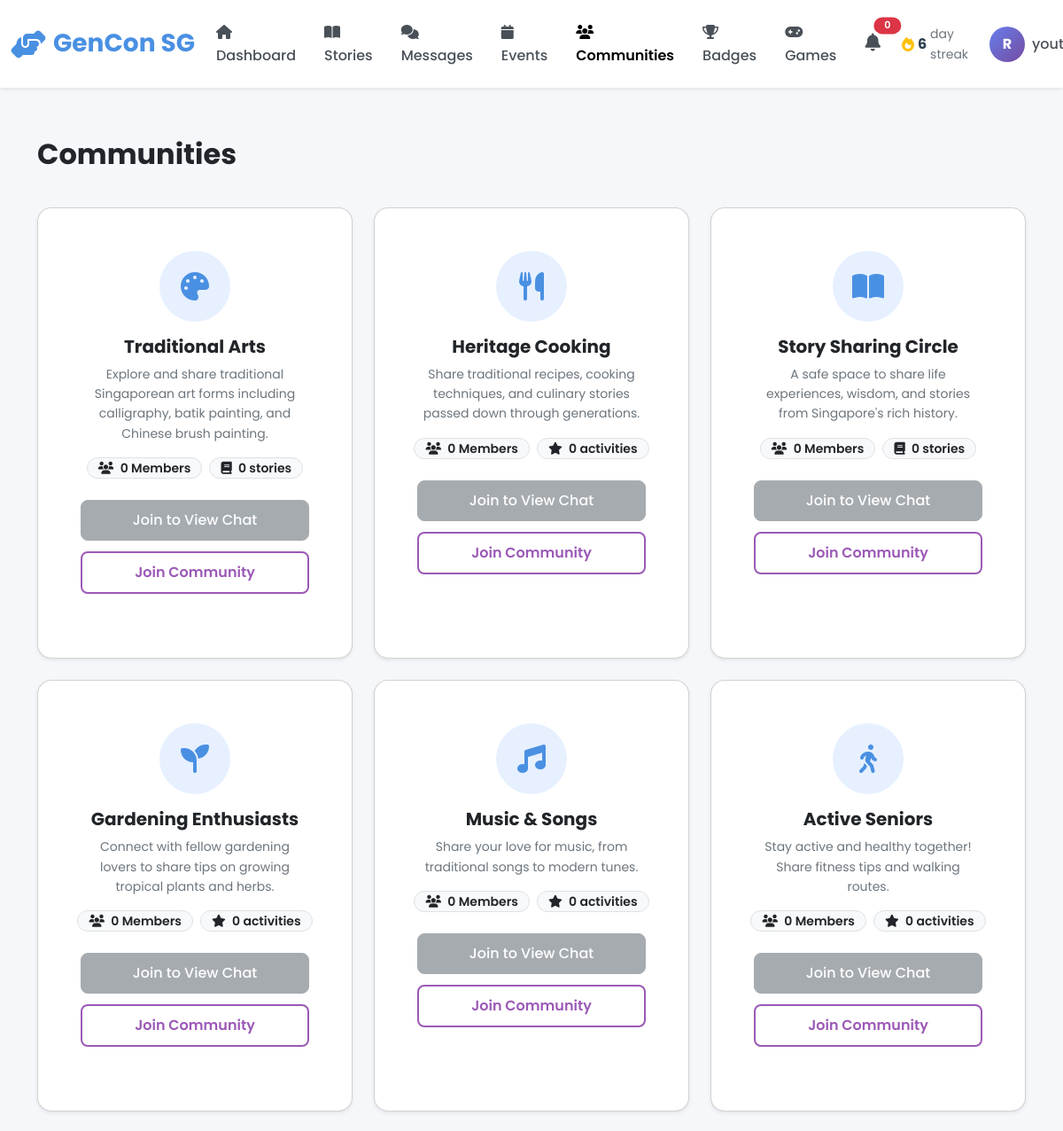
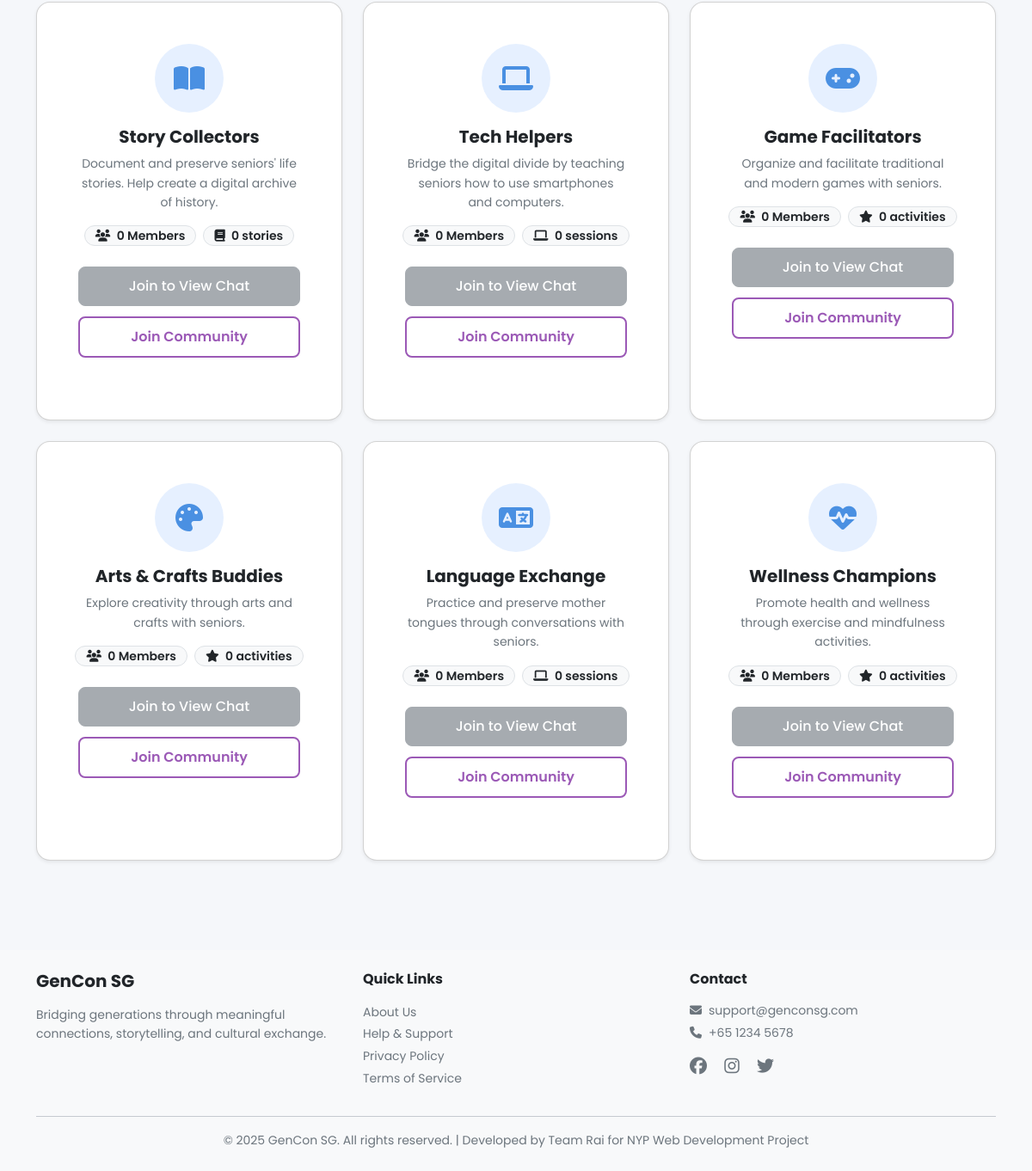
Page /youth/communities (signed in) on the earlier database version (2 pictures, top to bottom).
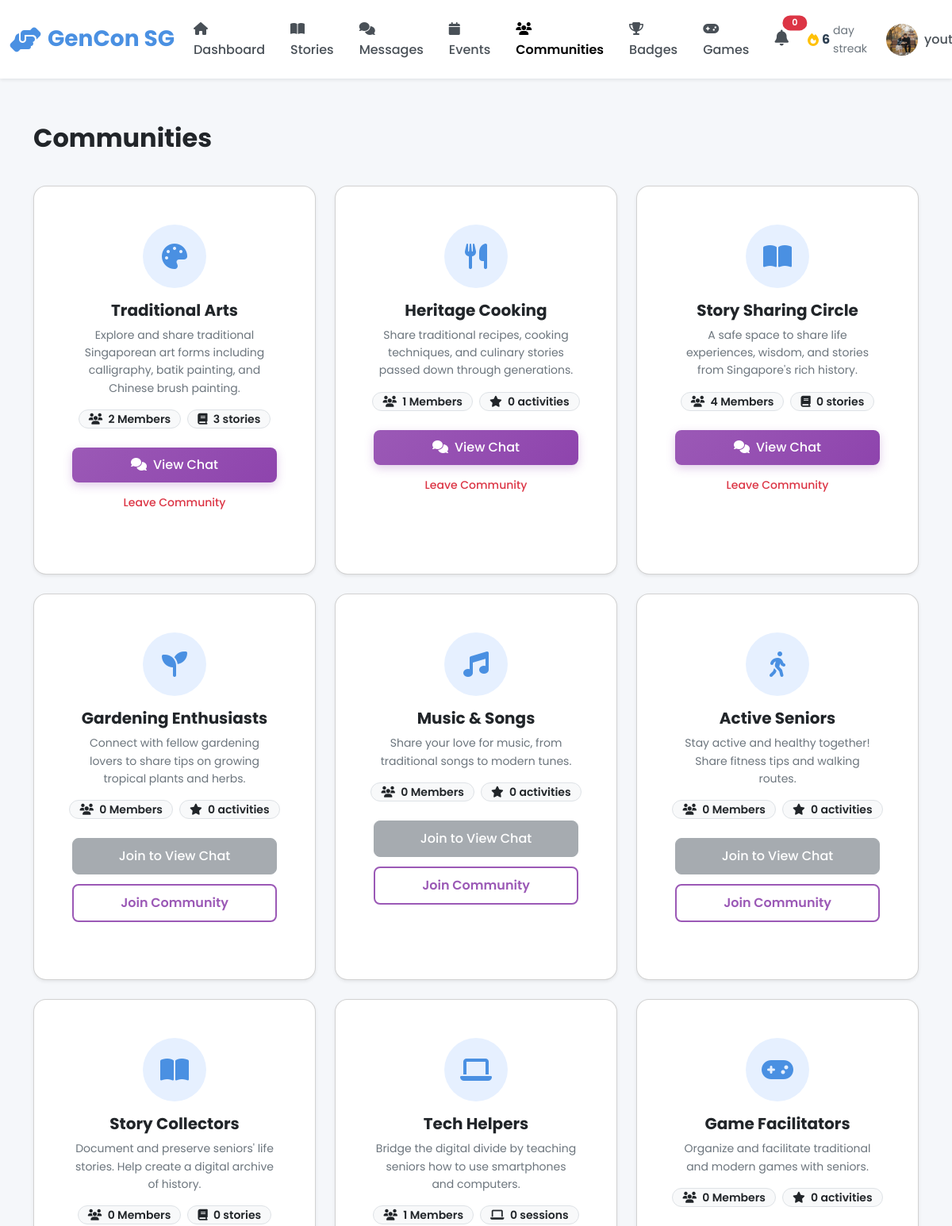
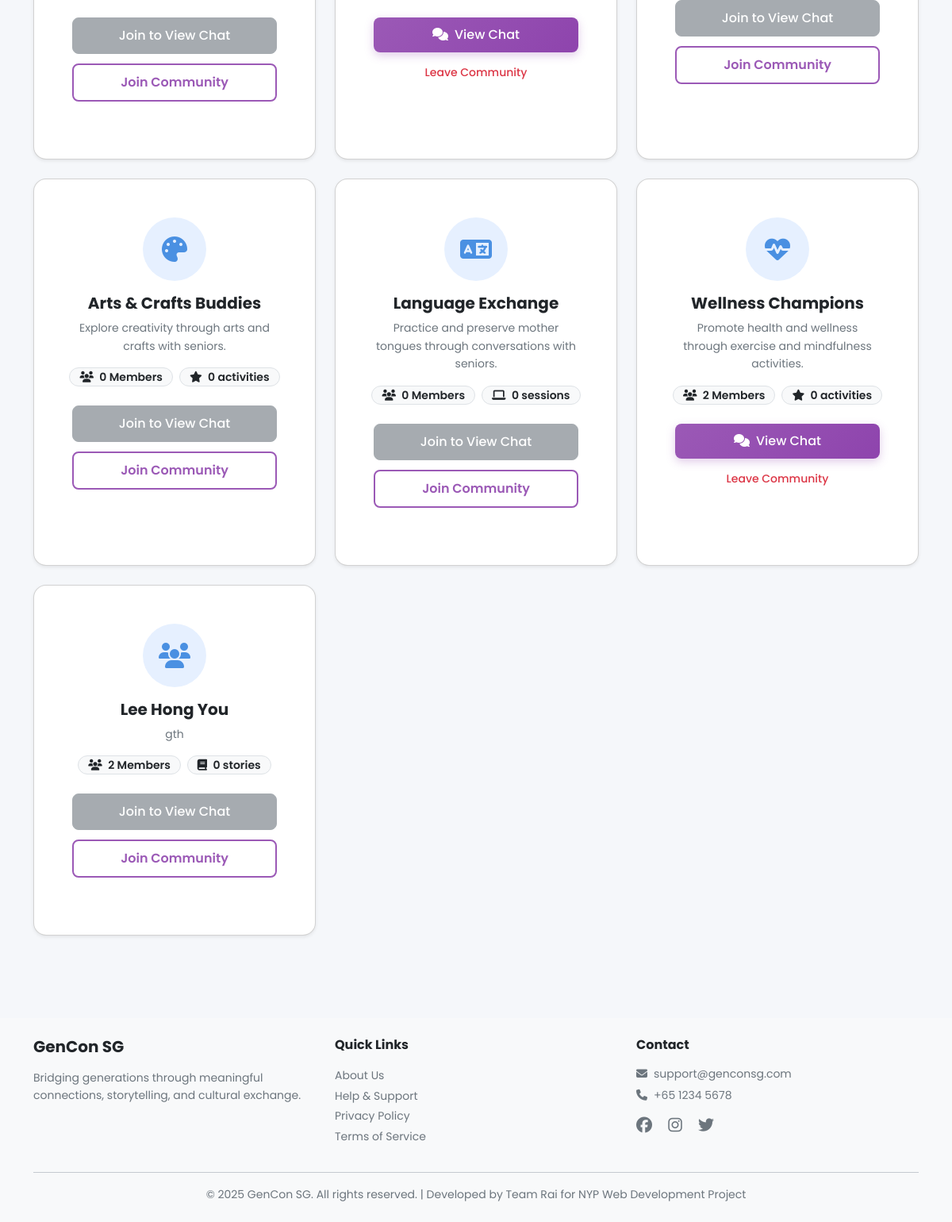
Same page on the later database version (2 pictures, top to bottom).
### models.py (models this page shows, shortened)
class Community(db.Model):
    __tablename__ = 'communities'
    id = db.Column(db.Integer, primary_key=True)
    name = db.Column(db.String(100), nullable=False, unique=True)
    type = db.Column(db.String(20), nullable=False)  # Story, Hobby, Learning
    description = db.Column(db.Text)
    rules = db.Column(db.Text)
    icon = db.Column(db.String(50), default='fas fa-users')
    banner_class = db.Column(db.String(50), default='default')
    tags = db.Column(db.String(255))  # Comma separated tags
    photo_url = db.Column(db.String(255))
    member_count = db.Column(db.Integer, default=0)
    created_by = db.Column(db.Integer, db.ForeignKey('users.id'), nullable=False)
    created_at = db.Column(db.DateTime, default=datetime.utcnow, nullable=False)
    creator = db.relationship('User')
    members = db.relationship('CommunityMember', back_populates='community',
                             lazy='dynamic', cascade='all, delete-orphan')
    posts = db.relationship('CommunityPost', back_populates='community',
                           lazy='dynamic', cascade='all, delete-orphan')

### blueprints/youth.py (the view)
@youth_bp.route('/communities')
@login_required
def communities():
    all_communities = Community.query.all()
    user_id = session['user_id']
    for comm in all_communities:
        comm.is_joined = CommunityMember.query.filter_by(
            community_id=comm.id,
            user_id=user_id
        ).first() is not None
        if comm.type == 'Story':
            comm.stat_label = 'stories'
            comm.stat_icon = 'fas fa-book'
        elif comm.type == 'Learning':
            comm.stat_label = 'sessions'
            comm.stat_icon = 'fas fa-laptop'
        elif comm.type == 'Hobby':
            comm.stat_label = 'activities'
            comm.stat_icon = 'fas fa-star'
        else:
            comm.stat_label = 'posts'
            comm.stat_icon = 'fas fa-comment'
        comm.stat_count = comm.posts.count()
    return render_template('youth/communities.html', communities=all_communities)

### templates/youth/communities.html (shortened to what this page needs)
{% extends "base.html" %}
{% block body_class %}youth-dashboard{% endblock %}
{% block content %}
<div class="container py-4">
    <div class="d-flex justify-content-between align-items-center mb-4">
        <h2>Communities</h2>
    </div>
    <div class="row g-4">
        {% for community in communities %}
        <div class="col-md-4">
            <div class="card h-100 shadow-sm">
                <div class="card-body text-center p-4">
                    <div class="rounded-circle bg-primary bg-opacity-10 text-primary d-inline-flex align-items-center justify-content-center mb-3" style="width: 80px; height: 80px; font-size: 2rem;">
                        <i class="{{ community.icon }}"></i>
                    </div>
                    <h5 class="card-title fw-bold">{{ community.name }}</h5>
                    <p class="card-text text-muted small mb-3">{{ community.description }}</p>
                    <div class="d-flex justify-content-center gap-2 mb-4">
                        <span class="badge bg-light text-dark border">
                            <i class="fas fa-users me-1"></i> {{ community.member_count }} Members
                        </span>
                        <span class="badge bg-light text-dark border">
                            <i class="{{ community.stat_icon }} me-1"></i> {{ community.stat_count }} {{ community.stat_label }}
                        </span>
                    </div>
                    <div class="d-grid gap-2">
                        {% if community.is_joined %}
                            <a href="{{ url_for('youth.view_community', community_id=community.id) }}" class="btn btn-primary">
                                <i class="fas fa-comments me-2"></i>View Chat
                            </a>
                            <button onclick="toggleJoin({{ community.id }})" class="btn btn-outline-danger btn-sm">
                                Leave Community
                            </button>
                        {% else %}
                            <button class="btn btn-secondary disabled mb-1" disabled>Join to View Chat</button>
                            <button onclick="toggleJoin({{ community.id }})" class="btn btn-outline-primary">
                                Join Community
                            </button>
                        {% endif %}
                    </div>
                </div>
            </div>
        </div>
        {% endfor %}
    </div>
</div>
{% endblock %}

### templates/base.html (shortened to what this page needs)
<!DOCTYPE html>
<html lang="en">
<head>
    <link href="https://cdn.jsdelivr.net/npm/bootstrap@5.3.2/dist/css/bootstrap.min.css" rel="stylesheet">
    <link rel="stylesheet" href="https://cdnjs.cloudflare.com/ajax/libs/font-awesome/6.5.1/css/all.min.css">
    <link rel="stylesheet" href="{{ url_for('static', filename='css/main.css') }}">
    {% if session.role == 'senior' %}
        <link rel="stylesheet" href="{{ url_for('static', filename='css/senior.css') }}">
    {% elif session.role == 'youth' %}
        <link rel="stylesheet" href="{{ url_for('static', filename='css/youth.css') }}">
    {% elif session.role == 'admin' %}
        <link rel="stylesheet" href="{{ url_for('static', filename='css/admin.css') }}">
    {% endif %}
</head>
<body class="{% block body_class %}{% endblock %}"
      data-role="{{ session.role if session.role else 'guest' }}"
      data-theme="{{ session.theme if session.theme else 'light' }}">
    <nav class="navbar navbar-expand-lg navbar-light bg-white shadow-sm sticky-top">
        <div class="container-fluid">
            <a class="navbar-brand d-flex align-items-center" href="{% if session.role %}{{ url_for(session.role + '.dashboard') }}{% else %}{{ url_for('index') }}{% endif %}">
                <i class="fas fa-hands-helping text-primary me-2 fs-2"></i>
                <span class="fw-bold fs-3">GenCon SG</span>
            </a>
            <div class="collapse navbar-collapse" id="navbarNav">
                {% if session.user_id %}
                    {% if session.role == 'senior' %}
                    <ul class="navbar-nav me-auto">
                        <li class="nav-item me-3">
                            <a class="nav-link" href="{{ url_for('senior.dashboard') }}">
                                <i class="fas fa-home"></i> Dashboard
                            </a>
                        </li>
                        <li class="nav-item me-3">
                            <a class="nav-link" href="{{ url_for('senior.stories') }}">
                                <i class="fas fa-book"></i> My Stories
                            </a>
                        </li>
                        <li class="nav-item me-3">
                            <a class="nav-link" href="{{ url_for('senior.messages') }}">
                                <i class="fas fa-comments"></i> Messages
                            </a>
                        </li>
                        <li class="nav-item me-3">
                            <a class="nav-link" href="{{ url_for('senior.events') }}">
                                <i class="fas fa-calendar"></i> Events
                            </a>
                        </li>
                        <li class="nav-item me-3">
                            <a class="nav-link" href="{{ url_for('senior.communities') }}">
                                <i class="fas fa-users"></i> Communities
                            </a>
                        </li>
                        <li class="nav-item me-3">
                            <a class="nav-link" href="{{ url_for('senior.games') }}">
                                <i class="fas fa-gamepad"></i> Games
                            </a>
                        </li>
                    </ul>
                    {% elif session.role == 'youth' %}
                    <ul class="navbar-nav me-auto">
                        <li class="nav-item me-3">
                            <a class="nav-link" href="{{ url_for('youth.dashboard') }}">
                                <i class="fas fa-home"></i> Dashboard
                            </a>
                        </li>
                        <li class="nav-item me-3">
                            <a class="nav-link" href="{{ url_for('youth.story_feed') }}">
                                <i class="fas fa-book-open"></i> Stories
                            </a>
                        </li>
                        <li class="nav-item me-3">
                            <a class="nav-link" href="{{ url_for('youth.messages') }}">
                                <i class="fas fa-comments"></i> Messages
                            </a>
                        </li>
                        <li class="nav-item me-3">
                            <a class="nav-link" href="{{ url_for('youth.events') }}">
                                <i class="fas fa-calendar"></i> Events
                            </a>
                        </li>
                        <li class="nav-item me-3">
                            <a class="nav-link" href="{{ url_for('youth.communities') }}">
                                <i class="fas fa-users"></i> Communities
                            </a>
                        </li>
                        <li class="nav-item me-3">
                            <a class="nav-link" href="{{ url_for('youth.badges') }}">
                                <i class="fas fa-trophy"></i> Badges
                            </a>
                        </li>
                        <li class="nav-item me-3">
                            <a class="nav-link" href="{{ url_for('youth.games') }}">
                                <i class="fas fa-gamepad"></i> Games
                            </a>
                        </li>
                    </ul>
                    {% endif %}
                    <ul class="navbar-nav ms-auto">
                        {% if session.role in ['senior', 'youth'] %}
                        <li class="nav-item dropdown d-flex align-items-center me-3">
                            <a class="nav-link position-relative" href="#" id="notificationDropdown"
                               role="button" data-bs-toggle="dropdown">
                                <i class="fas fa-bell fs-5"></i>
                                <span class="position-absolute top-0 start-100 translate-middle badge rounded-pill bg-danger"
                                      id="notificationBadge" style="font-size: 0.7rem;">
                                    0
                                </span>
                            </a>
                        </li>
                        <li class="nav-item d-flex align-items-center me-3">
                            <i class="fas fa-fire text-warning me-1"></i>
                            <span class="fw-bold" id="streakCount">{{ user_streak|default(0) }}</span>
                            <small class="text-muted ms-1">day streak</small>
                        </li>
                        {% endif %}
                        <li class="nav-item dropdown">
                            <a class="nav-link dropdown-toggle d-flex align-items-center" href="#"
                               id="profileDropdown" role="button" data-bs-toggle="dropdown"
                               aria-expanded="false">
                                {% if 'default-avatar' in session.get('profile_picture', 'default-avatar.png') %}
                                    <div class="avatar-placeholder sm me-2">
                                        {{ session.get('full_name', 'U')[0] | upper }}
                                    </div>
                                {% else %}
                                    <img src="{{ url_for('static', filename='images/' + session.get('profile_picture')) }}"
                                         alt="User"
                                         class="rounded-circle me-2"
                                         width="32" height="32"
                                         style="object-fit: cover;">
                                {% endif %}
                                {{ session.username }}
                            </a>
                        </li>
                    </ul>
                {% endif %}
            </div>
        </div>
    </nav>
    <main class="main-content">
        {% block content %}{% endblock %}
    </main>
    <footer class="footer bg-light mt-5 py-4">
        <div class="container">
            <div class="row">
                <div class="col-md-4">
                    <h5 class="fw-bold mb-3">GenCon SG</h5>
                    <p class="text-muted small">
                        Bridging generations through meaningful connections,
                        storytelling, and cultural exchange.
                    </p>
                </div>
                <div class="col-md-4">
                    <h6 class="fw-bold mb-3">Quick Links</h6>
                    <ul class="list-unstyled">
                        <li><a href="#" class="text-muted text-decoration-none small">About Us</a></li>
                        <li><a href="#" class="text-muted text-decoration-none small">Help & Support</a></li>
                        <li><a href="#" class="text-muted text-decoration-none small">Privacy Policy</a></li>
                        <li><a href="#" class="text-muted text-decoration-none small">Terms of Service</a></li>
                    </ul>
                </div>
                <div class="col-md-4">
                    <h6 class="fw-bold mb-3">Contact</h6>
                    <p class="text-muted small mb-1">
                        <i class="fas fa-envelope me-2"></i>support@genconsg.com
                    </p>
                    <p class="text-muted small mb-1">
                        <i class="fas fa-phone me-2"></i>+65 1234 5678
                    </p>
                    <div class="mt-3">
                        <a href="#" class="text-muted me-3"><i class="fab fa-facebook fs-5"></i></a>
                        <a href="#" class="text-muted me-3"><i class="fab fa-instagram fs-5"></i></a>
                        <a href="#" class="text-muted"><i class="fab fa-twitter fs-5"></i></a>
                    </div>
                </div>
            </div>
            <hr class="my-3">
            <div class="text-center text-muted small">
                <p class="mb-0">&copy; 2025 GenCon SG. All rights reserved. | Developed by Team Rai for NYP Web Development Project</p>
            </div>
        </div>
    </footer>
</body>
</html>

Differences in the rows shown:
changed Community "Traditional Arts": member_count "0" → "2"; stat_count "0" → "3"; text "Join to View Chat Join Community" → "View Chat Leave Community"
changed Community "Heritage Cooking": member_count "0" → "1"; text "Join to View Chat Join Community" → "View Chat Leave Community"
changed Community "Story Sharing Circle": member_count "0" → "4"; text "Join to View Chat Join Community" → "View Chat Leave Community"
changed Community "Tech Helpers": member_count "0" → "1"; text "Join to View Chat Join Community" → "View Chat Leave Community"
changed Community "Wellness Champions": member_count "0" → "2"; text "Join to View Chat Join Community" → "View Chat Leave Community"
added Community: name "Lee Hong You", description "gth", member_count "2", stat_count "0", stat_label "stories"
Other differences:
{{ session.get('full_name', 'U')[0] | upper }}: "R" → (not shown)
